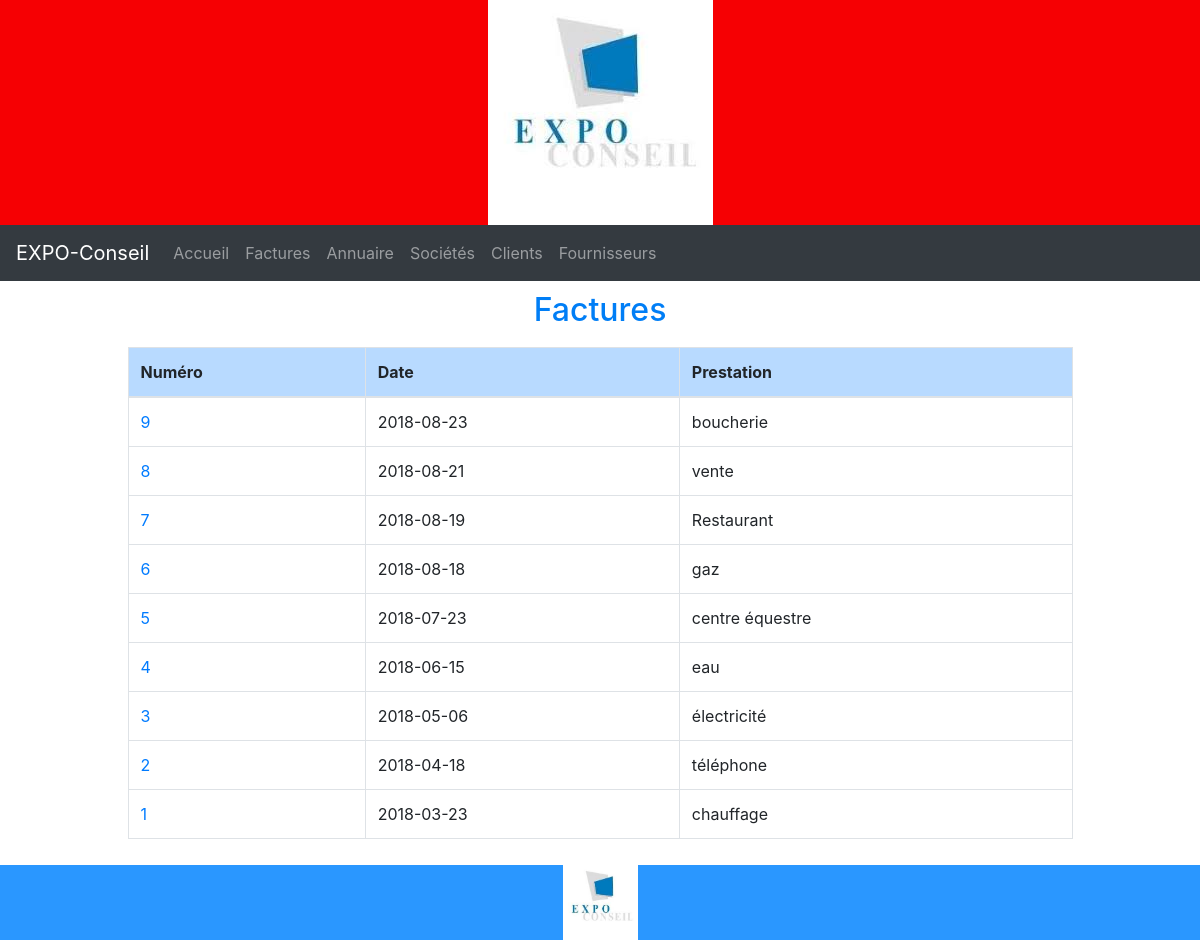
Page /?page=facture on the committed database.
### tables this page shows
CREATE TABLE `facture` (
  `idfacture` int(10) UNSIGNED NOT NULL,
  `numero` int(11) NOT NULL,
  `date_facture` date NOT NULL,
  `motif_prestation` varchar(45) NOT NULL,
  `societes_idsocietes` int(10) UNSIGNED NOT NULL,
  `annuaire_idannuaire` int(10) UNSIGNED NOT NULL
);

### controllers/controller-facture.php (called while the page is built, shortened)
<?php
require './models/model-facture.php';
function afficherFacture()
{
    $resultat = getFacture();
    require './views/view-facture.php';
}

### models/model-facture.php (called while the page is built, shortened)
<?php
function getFacture()
{
    global $bd;
    $resultat = $bd->query('SELECT * FROM facture ORDER BY date_facture DESC');
    return $resultat->fetchAll();
}

### views/view-facture.php (the view, shortened to what this page needs)
<div class="container-fluid">
    <h2>Factures</h2>
    <div class="table-responsive col-md-10 offset-md-1">
     <table class="table table-bordered table-hover">
       <thead class="table-primary">
    <tr>
          <th>Numéro</th>
          <th>Date</th>
          <th>Prestation</th>
</tr>
</thead>
 <tbody>
        <?php foreach ($resultat as $key => $donnees) {
    ?>
          <tr>
            <td> <a href="./?page=detailfacture&id=<?= $donnees['idfacture']; ?>" ><?= $donnees['numero']; ?></a></td>
            <td><?= $donnees['date_facture']; ?></td>
            <td><?= $donnees['motif_prestation']; ?></td>
          </tr>
      <?php
} ?>
</tbody>
    </table>
</div>
</div>

### assets/css/style.css (style rules this page uses)
h2 { color: #007ef6; text-align: center; padding-top: 10px; padding-bottom: 10px; }

### rows in the picture
facture: numero "9", date_facture "2018-08-23", motif_prestation "boucherie"
facture: numero "8", date_facture "2018-08-21", motif_prestation "vente"
facture: numero "7", date_facture "2018-08-19", motif_prestation "Restaurant"
facture: numero "6", date_facture "2018-08-18", motif_prestation "gaz"
facture: numero "5", date_facture "2018-07-23", motif_prestation "centre équestre"
facture: numero "4", date_facture "2018-06-15", motif_prestation "eau"
facture: numero "3", date_facture "2018-05-06", motif_prestation "électricité"
facture: numero "2", date_facture "2018-04-18", motif_prestation "téléphone"
facture: numero "1", date_facture "2018-03-23", motif_prestation "chauffage"
